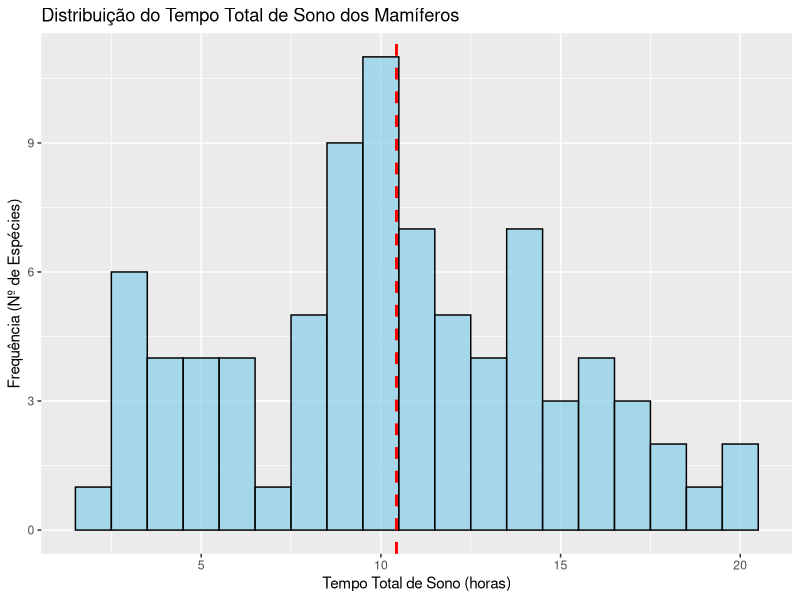
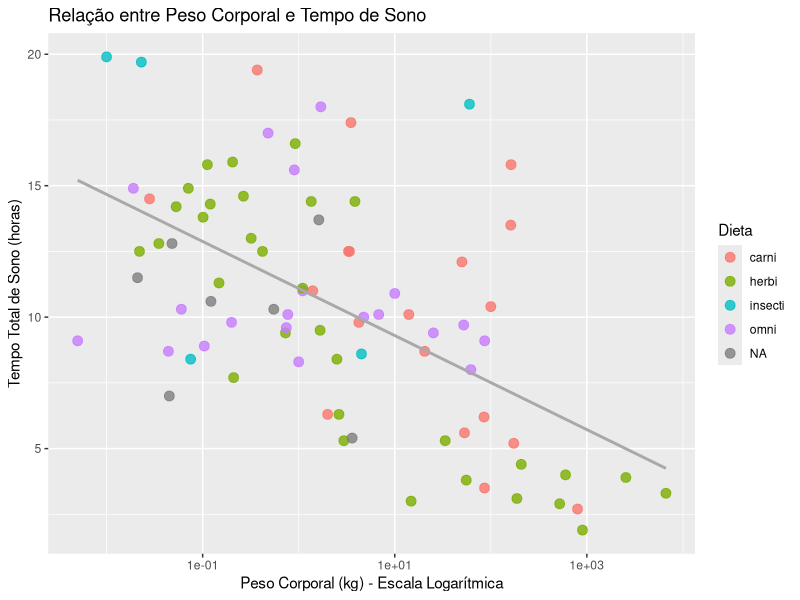
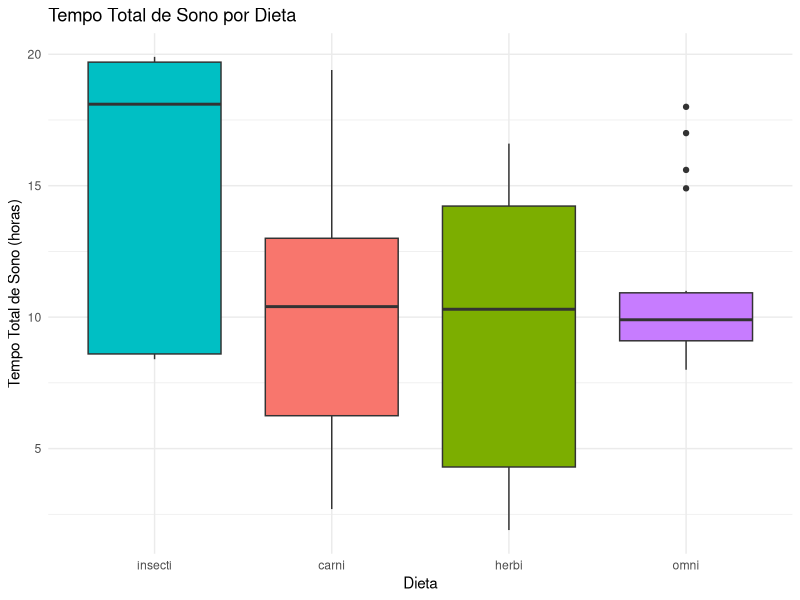

Source code (R) for these figures, in order:
#-------------------------------------------------------------------------------
# Aula Bônus: Prática Guiada - Estudo de Caso com o Dataset `msleep`
#
# Objetivo: Consolidar os conhecimentos das aulas anteriores em um único projeto.
#
# Tópicos abordados:
# - Carregamento e exploração de dados (Aula 11)
# - Medidas de tendência central e dispersão (Aula 11)
# - Manipulação de dados com `dplyr` (aulas anteriores)
# - Criação de gráficos com `ggplot2` (aulas anteriores)
# - Criação de funções personalizadas (aulas anteriores)
#
# Dataset: `msleep`
# Este dataset vem com o pacote `ggplot2` e contém dados sobre os padrões de
# sono de 83 espécies de mamíferos.
#-------------------------------------------------------------------------------


# 0. CONFIGURAÇÃO DO AMBIENTE
# ------------------------------------
# Vamos carregar o `tidyverse`, que inclui `dplyr`, `ggplot2` e outros pacotes úteis.
# Se ainda não tiver instalado: install.packages("tidyverse")
library(tidyverse)
library(skimr) # Usaremos para uma exploração mais rica

# O dataset `msleep` já está disponível após carregar o ggplot2 (via tidyverse).
# Para saber mais sobre ele, execute `?msleep` no console.
data(msleep)


# 1. EXPLORAÇÃO INICIAL (Revisão Aula 11)
# ------------------------------------
# Vamos ter uma primeira impressão do nosso dataset.

# Tarefa 1.1: Use as funções `glimpse()` e `head()` para inspecionar os dados.
# `glimpse()` é a versão do `tidyverse` para o `str()`.
# SEU CÓDIGO AQUI
glimpse(msleep)
head(msleep)

# Tarefa 1.2: Use a função `skim()` para obter um resumo estatístico completo.
# Pergunta: Quais colunas possuem dados faltantes (missing values)?
# SEU CÓDIGO AQUI
skim(msleep)
# RESPOSTA: As colunas `vore`, `conservation`, `sleep_rem`, `sleep_cycle`,
# e `brainwt` possuem dados faltantes (indicado por `n_missing > 0`).


# 2. LIMPEZA E MANIPULAÇÃO DE DADOS (Revisão `dplyr`)
# ------------------------------------
# Raramente os dados vêm prontos para análise. Vamos prepará-los.

# Tarefa 2.1: Crie uma nova variável chamada `rem_proportion` (proporção de sono REM),
# que seja a razão entre `sleep_rem` e `sleep_total`.
# Dica: use a função `mutate()`.
msleep_mod <- msleep %>%
  mutate(rem_proportion = sleep_rem / sleep_total)

# Verifique se a nova coluna foi criada
head(msleep_mod)


# Tarefa 2.2: Filtre o dataset para incluir apenas os animais carnívoros ('carni').
# Quantos animais são estritamente carnívoros neste dataset?
# Dica: use `filter()` e `drop_na()` para garantir que a coluna `vore` não tenha NAs.
carnivoros <- msleep %>%
  drop_na(vore) %>%
  filter(vore == "carni")

# Para contar, podemos usar a função `nrow()`
nrow(carnivoros)
# RESPOSTA: Existem 19 carnívoros no dataset (após remover os NAs da coluna `vore`).


# 3. ANÁLISE GUIADA COM GRÁFICOS (Revisão `ggplot2`)
# ------------------------------------
# Agora que os dados estão mais limpos, vamos fazer perguntas e respondê-las com gráficos.

# Pergunta 3.1: Como o tempo total de sono (`sleep_total`) se distribui?
# Tarefa: Crie um histograma de `sleep_total`. Adicione uma linha vertical para a média.
# Dica: `geom_histogram()` e `geom_vline()`.
ggplot(msleep, aes(x = sleep_total)) +
  geom_histogram(binwidth = 1, fill = "skyblue", color = "black", alpha = 0.7) +
  geom_vline(aes(xintercept = mean(sleep_total)), color = "red", linetype = "dashed", size = 1) +
  labs(
    title = "Distribuição do Tempo Total de Sono dos Mamíferos",
    x = "Tempo Total de Sono (horas)",
    y = "Frequência (Nº de Espécies)"
  )

# Pergunta 3.2: Existe relação entre o peso corporal (`bodywt`) e as horas de sono (`sleep_total`)?
# Tarefa: Crie um gráfico de dispersão (scatter plot) de `bodywt` vs `sleep_total`.
# O peso corporal tem uma distribuição muito ampla (de gramas a toneladas), então aplique
# uma escala logarítmica no eixo X para visualizar melhor a relação.
# Dica: `geom_point()` e `scale_x_log10()`.
ggplot(msleep, aes(x = bodywt, y = sleep_total)) +
  geom_point(aes(color = vore), alpha = 0.8, size = 3) +
  scale_x_log10() + # Essencial para visualizar a relação!
  geom_smooth(method = "lm", se = FALSE, color = "darkgrey") + # Adiciona uma linha de tendência
  labs(
    title = "Relação entre Peso Corporal e Tempo de Sono",
    x = "Peso Corporal (kg) - Escala Logarítmica",
    y = "Tempo Total de Sono (horas)",
    color = "Dieta"
  )
# INTERPRETAÇÃO: Parece haver uma leve tendência negativa. Animais maiores tendem a dormir um pouco menos.


# Pergunta 3.3: Como o tempo de sono varia entre as diferentes dietas (`vore`)?
# Tarefa: Crie um boxplot comparando `sleep_total` para cada categoria de `vore`.
# Dica: `geom_boxplot()`. Lembre-se de remover os NAs de `vore`.
msleep %>%
  drop_na(vore) %>%
  ggplot(aes(x = fct_reorder(vore, sleep_total, .fun = median, .desc = TRUE), y = sleep_total)) +
  geom_boxplot(aes(fill = vore), show.legend = FALSE) +
  labs(
    title = "Tempo Total de Sono por Dieta",
    x = "Dieta",
    y = "Tempo Total de Sono (horas)"
  ) +
  theme_minimal()


# 4. AGRUPAMENTO E SUMARIZAÇÃO (Revisão `group_by` + `summarise`)
# ------------------------------------
# Vamos calcular estatísticas para grupos específicos.

# Tarefa 4.1: Calcule a média, o desvio padrão e o número de espécies para o tempo total
# de sono (`sleep_total`), agrupado por dieta (`vore`). Ordene o resultado pela média de sono.
# Dica: `group_by()`, `summarise()` e `arrange()`.
resumo_por_dieta <- msleep %>%
  drop_na(vore) %>%
  group_by(vore) %>%
  summarise(
    media_sono = mean(sleep_total),
    desvio_padrao_sono = sd(sleep_total),
    n_especies = n()  # `n()` conta o número de observações no grupo
  ) %>%
  arrange(desc(media_sono))

print(resumo_por_dieta)


# 5. CRIANDO SUA PRÓPRIA FUNÇÃO (Revisão Funções)
# ------------------------------------
# Imagine que você precise calcular as estatísticas descritivas (min, max, media, mediana)
# para várias colunas numéricas diferentes. Criar uma função para isso economiza tempo.

# Tarefa 5.1: Crie uma função chamada `analise_rapida` que recebe um dataframe
# e o nome de uma coluna como argumentos, e retorna um resumo com mínimo, máximo,
# média e mediana para aquela coluna.
# Dica: Use a sintaxe `{{ }}` para passar nomes de colunas para funções do tidyverse.
analise_rapida <- function(df, nome_coluna) {
  df %>%
    summarise(
      minimo = min({{ nome_coluna }}, na.rm = TRUE),
      maximo = max({{ nome_coluna }}, na.rm = TRUE),
      media = mean({{ nome_coluna }}, na.rm = TRUE),
      mediana = median({{ nome_coluna }}, na.rm = TRUE)
    )
}

# Teste sua função com as colunas `sleep_total` e `brainwt` (peso do cérebro).
analise_rapida(msleep, sleep_total)
analise_rapida(msleep, brainwt)


# 6. DESAFIO FINAL (Opcional)
# ------------------------------------
# Pergunta Desafio: Qual o mamífero com a maior proporção de sono REM (`rem_proportion`)
# dentro de cada tipo de dieta (`vore`)?
#
# Passos sugeridos:
# 1. Use o dataset `msleep_mod` que você já criou.
# 2. Remova os NAs das colunas `vore` e `rem_proportion`.
# 3. Agrupe por `vore`.
# 4. Use `slice_max()` para encontrar a linha com o maior valor de `rem_proportion` em cada grupo.

desafio_final <- msleep_mod %>%
  drop_na(vore, rem_proportion) %>%
  group_by(vore) %>%
  slice_max(order_by = rem_proportion, n = 1) %>%
  select(name, vore, sleep_total, rem_proportion) # Seleciona colunas de interesse

print(desafio_final)
